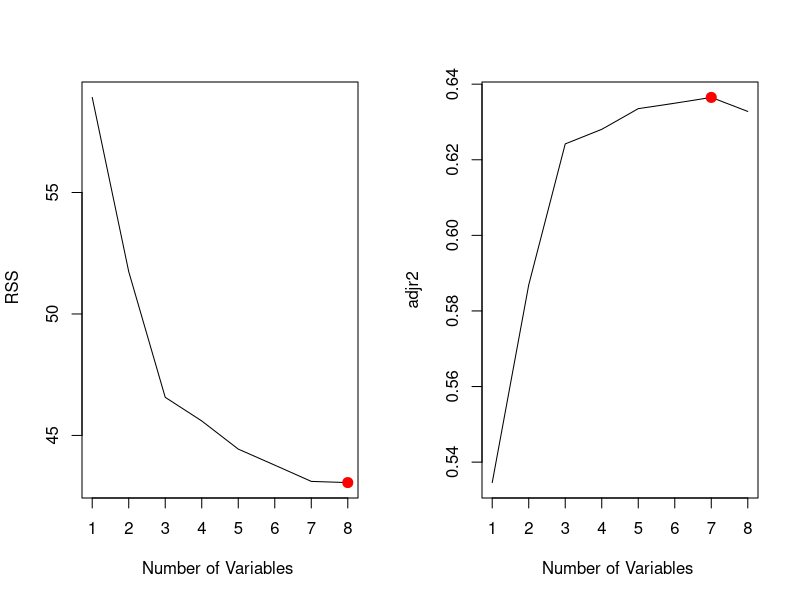
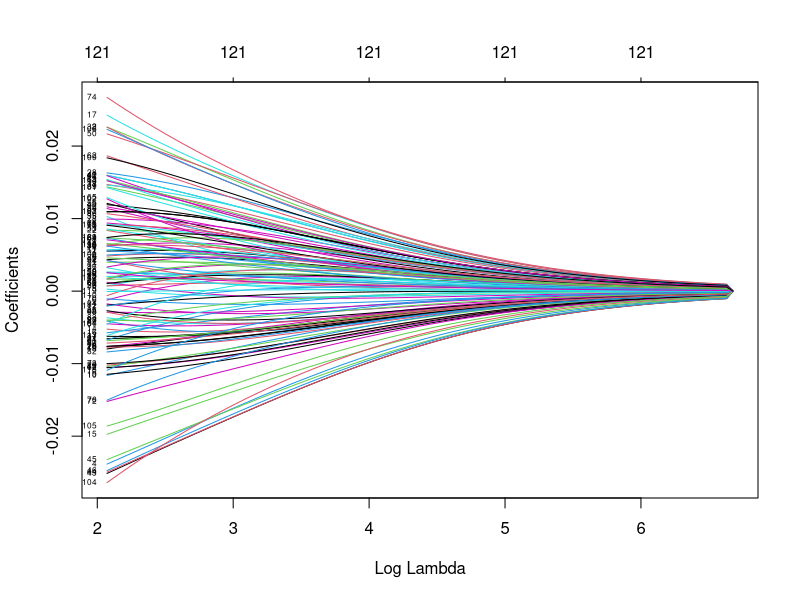
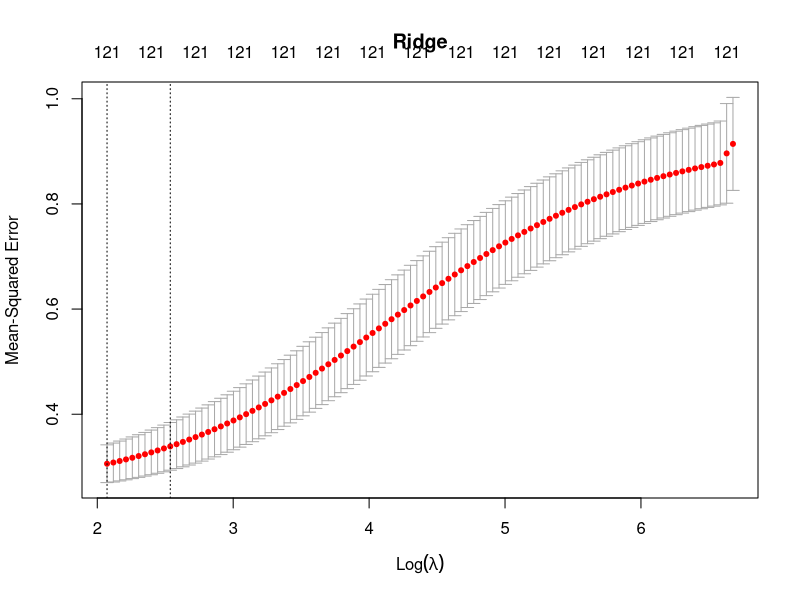
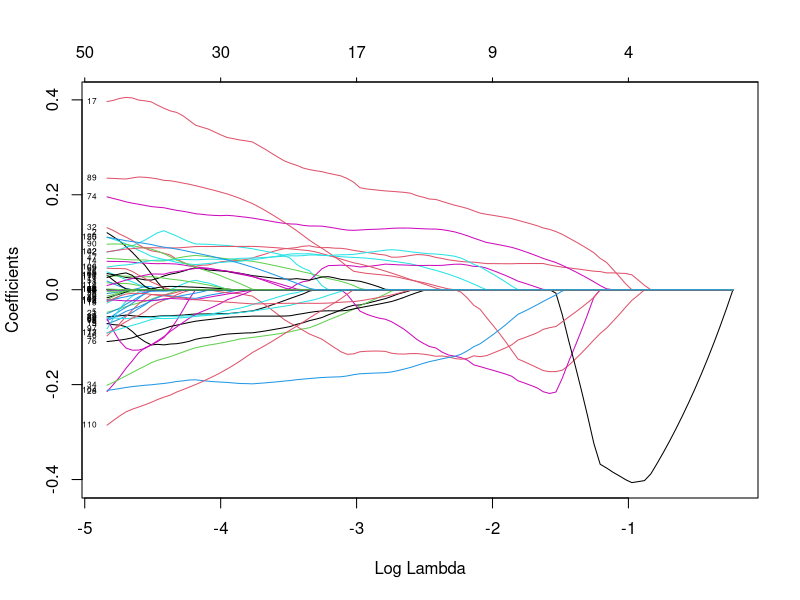
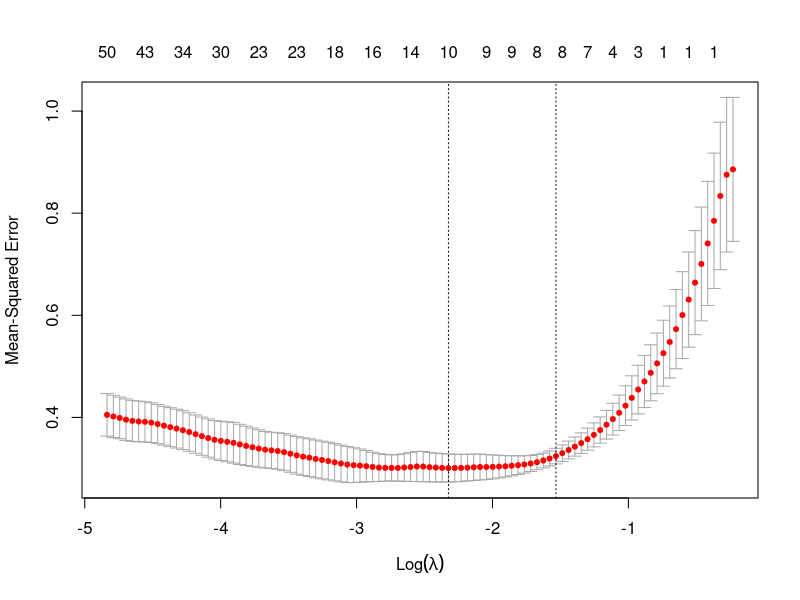
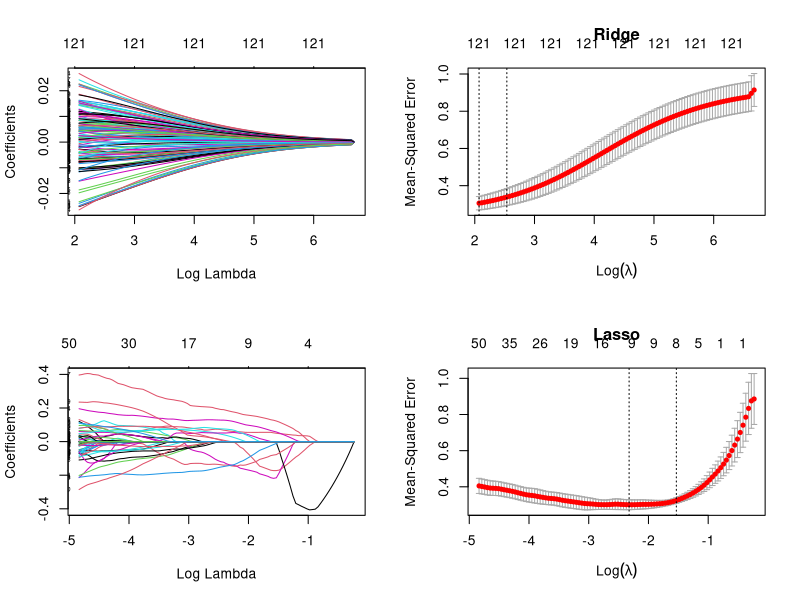

Recreate these plots in R, in order.

# Class 5
# Model selection and Regularization


## ------------------------------------------------------------------------
# Remove everything from your working space
rm(list = ls())
# setwd ("your working directory")
#setwd("C:/Users/CESARMO/OneDrive - Inter-American Development Bank Group/ML course/Class 5")

## ------------------------------------------------------------------------
# We will need a few packages
if (!require("leaps")) install.packages("leaps"); library("leaps")

## ------------------------------------------------------------------------
# 1. We read the data
prostate <- read.csv("Prostate.csv")
summary(prostate)

# Dependent variable: level of lpsa (level of prostate-specific antigen)
# lcavol (log cancer volume); lweight (log weight); age; lbph (log amount of 
# benign prostatic hyperplasia); svi (seminal vesicle inversion); lc (log capsular 
# penetration), gleason, pgg45 (percentage of Gleason scores 4 or 5)

head(prostate)
sum(is.na(prostate)) # To check if we have missing values

## ------------------------------------------------------------------------
# 2. SUBSET SELECTION
# 2.1 Best subset selection - Different combination of p models
# Want to predict level of lpsa (level of prostate-specific antigen)
# The function identifies the best model that contains a given number
# of predictors, where best is quantified using RSS
reg.best <- regsubsets(lpsa ~ ., data = prostate)

# We can use the summary command to check the best set of variables for
# each model size
reg.summary <- summary(reg.best)
reg.summary 

# The names function tells us other elements that we have:
#  For example: RSS, adjusted R2, Cp, and BIC
names(reg.summary)
reg.summary$rss
reg.summary$adjr2
reg.summary$bic

# By default regsubsets reports results for up to the best eight-variable model, 
# but we can change that to return as many variable-models as we want
reg.best.2 <- regsubsets(lpsa ~ ., data = prostate, nvmax = 5)
summary(reg.best.2)

## ------------------------------------------------------------------------
# We can rank our models using different criteria
# We can plot different metrics to help us choose which one to select
par(mfrow = c(1,2)) # we create a panel to store 4 plots arranged in 2 rows and 2 columns

plot(reg.summary$rss , xlab = "Number of Variables ", ylab =" RSS", type = "l")
which.min(reg.summary$rss)
points(8, reg.summary$rss[8], col = "red", cex = 2, pch = 20)
plot(reg.summary$adjr2 , xlab = "Number of Variables ", ylab = "adjr2" , type = "l")
which.max(reg.summary$adjr2)
points(7, reg.summary$adjr2[7], col = "red", cex = 2, pch = 20)


# Or we rank them in a dataframe
data.frame (
  RSS = which.min(reg.summary$rss),
  BIC = which.min(reg.summary$bic),
  Adj.R2 = which.max(reg.summary$adjr2)
  )

## ------------------------------------------------------------------------
## 2.1 Stepwise approach
# Forward selection
reg.fwd <- regsubsets(lpsa ~ ., data = prostate, method = "forward")
summary.fwd <- summary(reg.fwd)
summary.fwd

results.fwd <- data.frame (
  RSS = which.min(summary.fwd$rss),
  BIC = which.min(summary.fwd$bic),
  Adj.R2 = which.max(summary.fwd$adjr2)
)
results.fwd

## ------------------------------------------------------------------------
# Backward selection
reg.bwd <- regsubsets(lpsa ~ ., data = prostate, method = "backward")
summary.bwd <- summary(reg.bwd)
summary.bwd

results.bwd <- data.frame (
  RSS = which.min(summary.bwd$rss),
  BIC = which.min(summary.bwd$bic),
  Adj.R2 = which.max(summary.bwd$rsq)
)
results.bwd

# In this case both forward and backward selection give the same model using different criteria
## ------------------------------------------------------------------------
## 2.2 Now we make predictions out of sample
if (!require("caTools")) install.packages("caTools"); library("caTools")

# We are going to divide our sample in a training and a testing data
set.seed(25722)
prostate$sample <- sample.split(prostate$lpsa, SplitRatio = 0.70)
summary(prostate$sample) # we have 67 training observation and 30 testing observations
prostate.train <- prostate[prostate$sample == TRUE, 1:9]
prostate.test <- prostate[prostate$sample == FALSE, 1:9]

# We run a model in the training data using forward selection
reg.fwd <- regsubsets(lpsa ~ ., data = prostate.train, method = "forward")
test.mat <- model.matrix(lpsa ~ ., data = prostate.test)

# Unfortunately, regsubsets does not have a prediction function, so we have to create predictions by hand
# We create an empty vector of size 8 to store my error terms
errors <- rep(0, 8) 

# We use a loop and for each best model (best model with 1 variable to best model
#  with 8 variables using RSS), we predict the cancer volume in the testing data
 for(i in 1:8) {
  coefficient <- coef(reg.fwd, id = i) # we use the best model of size p
  prediction <- test.mat[, names(coefficient)] %*% coefficient
  errors[i] <- mean((prostate.test$lpsa - prediction)^2)
  }
  
which.min(errors) # model number five (5 variables) has the lowest testing error (MSE)
  

## ------------------------------------------------------------------------
# 3. Regularization/Shrinking Strategies

# Let's clean our working space 
rm(list = ls())

# We will work with a database in which we have more covariates than observations
# Data: Community and crime in the US combining information from socio-economic census, survey, and crime data
# The full data can be found here "https://archive.ics.uci.edu/ml/machine-learning-databases/communities"
crime <- read.csv("crime.csv") 
head(crime)

# Our variable of interest (to predict) will be ViolentCrimesPerPop
# Violent crimes per population was calculated using population and the sum of 
# different crime variables in the US such as murder, rape, robbery, and assault
summary(crime$ViolentCrimesPerPop)
  
# We need to standardize the data
crime[1:2, 1:4]
var(crime[, 3]) # variance of column number 3, percentage of black people
pctblack <- (crime$racepctblack - mean(crime$racepctblack)) / sd(crime$racepctblack)
var(pctblack)
  
# Instead of doing this manually, we can use the scale function which does the same
crime.sc <- scale(crime[, (1:122)])
crime.sc[1:2, 1:4]
var(crime.sc[, 1:4]) 
  
# Now we can split the data in training and testing
  
set.seed (12323)
crime$sample <- sample.split(crime$ViolentCrimesPerPop, SplitRatio = 0.70)
summary(crime$sample) # we have 84 training observations and 36 testing observations
sc.train <- crime.sc[crime$sample == TRUE,  ]
sc.test  <- crime.sc[crime$sample == FALSE, ]
  
## ------------------------------------------------------------------------
# 3.1 Linear model?
  
# Let's try to run a OLS model in the full data
ols <- lm(ViolentCrimesPerPop ~ ., data = crime, y = TRUE)
summary(ols) # In this case OLS does not work
rm(ols)
  
## ------------------------------------------------------------------------
# 3.2 Ridge Regression
# The package glmnet has an alpha argument that determines what type of model we fit
#   Paramater: alpha = 0 is Ridge, alpha = 1 is Lasso
# Also, by default the function glmnet() performs Ridge 
#   for automatically select range of lambda values (about a grid of 100 values)
# Unlike, lm We have to specify a numerical design matrix and a response vector
# Paramater: alpha = 0 is Ridge, alpha = 1 is Lasso
if (!require("glmnet")) install.packages("glmnet"); library("glmnet")
set.seed(12372)
fit.ridge <- glmnet(sc.train[, 1:121], sc.train[, 122], alpha = 0)
par(mfrow = c(1,1)) 
plot(fit.ridge, xvar = "lambda", label = TRUE)
  
# We can also choose the lambda via cross-validation
# Function cv.glmnet() finds the right parameter for lambda (penalty). Works with matrices, not data frames.
# By default the function uses K-fold cross-validation with K = 10
cv.fit.ridge <- cv.glmnet(sc.train[, 1:121], sc.train[, 122], alpha = 0, nfolds = 3)
bestlam.r <- cv.fit.ridge$lambda.min
bestlam.r # value of lambda that yields the smallest CV-error is 8.7
log(8.7)
  
# We can visualize the MSE along different values of log-lambda
# Here we see log value of lambda that best minized the CV-error
plot(cv.fit.ridge, main = "Ridge")
  
# Now we can use that value to estimate the associated testing error to that lambda
pred.ridge <- predict(cv.fit.ridge, s = bestlam.r, sc.test[, 1:121]) 
SSR.ridge <- sum((pred.ridge - sc.test[, 122])^2)
MSE.ridge <- mean((pred.ridge - sc.test[, 122])^2)
SSR.ridge

# We can also check our regularized coefficients
coef(cv.fit.ridge, cv.fit.ridge$lambda.min)
  
## ------------------------------------------------------------------------
# 3.3 LASSO
# Now we fit a lasso
fit.lasso <- glmnet(sc.train[, 1:121], sc.train[, 122], alpha = 1)
plot(fit.lasso, xvar = "lambda", label = TRUE)
  
# We use CV to find the best lambda
cv.fit.lasso <- cv.glmnet(sc.train[, 1:121], sc.train[, 122], alpha = 1, nfolds = 3)
bestlam.l <- cv.fit.lasso$lambda.min
bestlam.l # value of lambda that yields the smallest CV-error is 0.056
log(0.056)
  
# We can visualize the MSE along different values of log-lambda
# Notice that for the optimal value of lambda we wind up with 16 coefficients
plot(cv.fit.lasso)
coef(cv.fit.lasso, cv.fit.lasso$lambda.min) # we can check them
  
# we predict the MSE
pred.lasso <- predict(cv.fit.lasso, s = bestlam.l, sc.test[, 1:121]) 
SSR.lasso <- sum((pred.lasso - sc.test[, 122])^2)
MSE.lasso <- mean((pred.lasso - sc.test[, 122])^2)

  
## ------------------------------------------------------------------------
# LASSO performs better on this data according to the RSS or MSE
SSR.ridge
SSR.lasso

MSE.ridge
MSE.lasso

par(mfrow = c(2,2))
plot(fit.ridge, xvar = "lambda", label = TRUE)
plot(cv.fit.ridge, main = "Ridge")
plot(fit.lasso, xvar = "lambda", label = TRUE)
plot(cv.fit.lasso, main = "Lasso")
